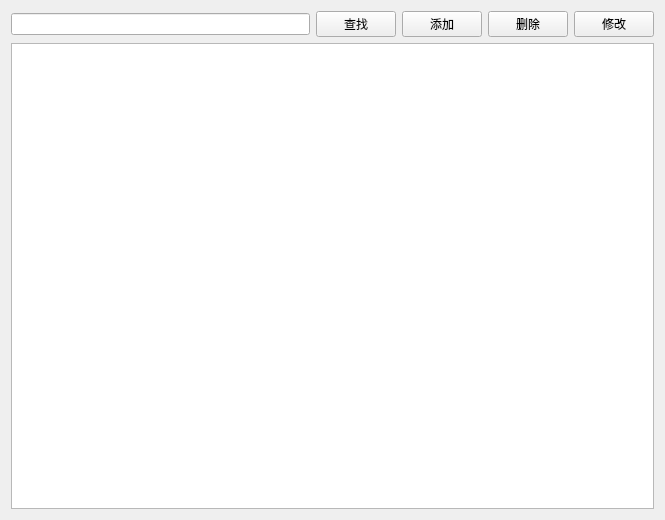
<?xml version="1.0" encoding="UTF-8"?>
<ui version="4.0">
 <class>PatientView</class>
 <widget class="QWidget" name="PatientView">
  <property name="geometry">
   <rect>
    <x>0</x>
    <y>0</y>
    <width>665</width>
    <height>520</height>
   </rect>
  </property>
  <property name="windowTitle">
   <string>患者管理</string>
  </property>
  <layout class="QVBoxLayout" name="verticalLayout">
   <item>
    <layout class="QHBoxLayout" name="horizontalLayout">
     <item>
      <widget class="QLineEdit" name="txtSearch"/>
     </item>
     <item>
      <widget class="QPushButton" name="btSearch">
       <property name="text">
        <string>查找</string>
       </property>
      </widget>
     </item>
     <item>
      <widget class="QPushButton" name="btAdd">
       <property name="text">
        <string>添加</string>
       </property>
      </widget>
     </item>
     <item>
      <widget class="QPushButton" name="btDelet">
       <property name="text">
        <string>删除</string>
       </property>
      </widget>
     </item>
     <item>
      <widget class="QPushButton" name="btEdit">
       <property name="text">
        <string>修改</string>
       </property>
      </widget>
     </item>
    </layout>
   </item>
   <item>
    <widget class="QTableView" name="tableView"/>
   </item>
  </layout>
 </widget>
 <resources/>
 <connections/>
</ui>
